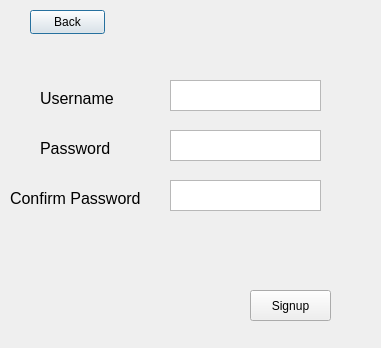
<?xml version="1.0" encoding="UTF-8"?>
<ui version="4.0">
 <class>SignupPage</class>
 <widget class="QDialog" name="SignupPage">
  <property name="geometry">
   <rect>
    <x>0</x>
    <y>0</y>
    <width>381</width>
    <height>348</height>
   </rect>
  </property>
  <property name="windowTitle">
   <string>Dialog</string>
  </property>
  <widget class="QPushButton" name="BackToMainPageBtn">
   <property name="geometry">
    <rect>
     <x>30</x>
     <y>10</y>
     <width>75</width>
     <height>24</height>
    </rect>
   </property>
   <property name="text">
    <string>Back</string>
   </property>
  </widget>
  <widget class="QTextEdit" name="SignupUsername">
   <property name="geometry">
    <rect>
     <x>170</x>
     <y>80</y>
     <width>151</width>
     <height>31</height>
    </rect>
   </property>
  </widget>
  <widget class="QLabel" name="label">
   <property name="geometry">
    <rect>
     <x>40</x>
     <y>90</y>
     <width>111</width>
     <height>16</height>
    </rect>
   </property>
   <property name="font">
    <font>
     <pointsize>12</pointsize>
    </font>
   </property>
   <property name="text">
    <string>Username</string>
   </property>
  </widget>
  <widget class="QLabel" name="label_2">
   <property name="geometry">
    <rect>
     <x>40</x>
     <y>140</y>
     <width>111</width>
     <height>16</height>
    </rect>
   </property>
   <property name="font">
    <font>
     <pointsize>12</pointsize>
    </font>
   </property>
   <property name="text">
    <string>Password</string>
   </property>
  </widget>
  <widget class="QTextEdit" name="SignupPassword">
   <property name="geometry">
    <rect>
     <x>170</x>
     <y>130</y>
     <width>151</width>
     <height>31</height>
    </rect>
   </property>
  </widget>
  <widget class="QPushButton" name="SignupBtn">
   <property name="geometry">
    <rect>
     <x>250</x>
     <y>290</y>
     <width>81</width>
     <height>31</height>
    </rect>
   </property>
   <property name="text">
    <string>Signup</string>
   </property>
  </widget>
  <widget class="QTextEdit" name="SignupConfirmPassword">
   <property name="geometry">
    <rect>
     <x>170</x>
     <y>180</y>
     <width>151</width>
     <height>31</height>
    </rect>
   </property>
  </widget>
  <widget class="QLabel" name="label_3">
   <property name="geometry">
    <rect>
     <x>10</x>
     <y>190</y>
     <width>151</width>
     <height>16</height>
    </rect>
   </property>
   <property name="font">
    <font>
     <pointsize>12</pointsize>
    </font>
   </property>
   <property name="text">
    <string>Confirm Password</string>
   </property>
  </widget>
  <widget class="QLabel" name="signup_Label">
   <property name="geometry">
    <rect>
     <x>30</x>
     <y>250</y>
     <width>181</width>
     <height>61</height>
    </rect>
   </property>
   <property name="text">
    <string/>
   </property>
  </widget>
 </widget>
 <resources/>
 <connections/>
</ui>
